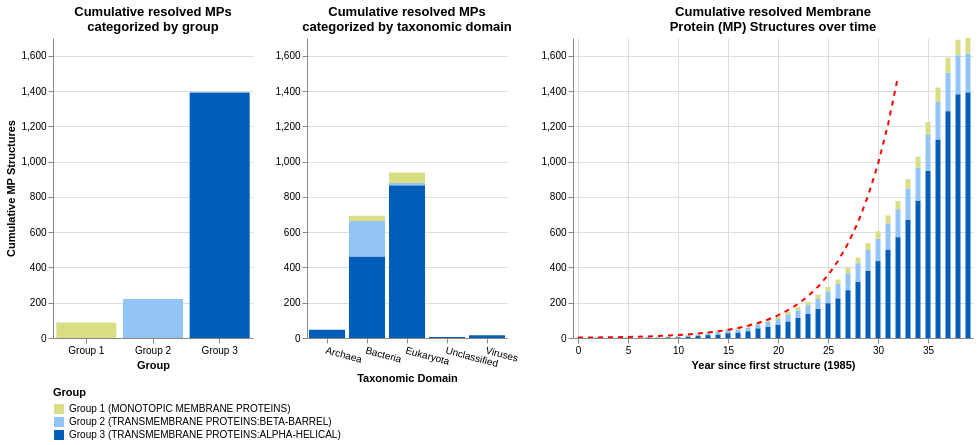

Here is the notebook cell this chart was saved with:
### Markdown cell above
##### Custom Function for multiple Charts

### Code cell
def exp_growth(x, a, b):
    return a * np.exp(b * (x - 20))


def extend_dataframe_with_missing_years(df, groups):
    """
    Extend the dataframe to include missing years with specified groups and labels.

    Parameters:
    df (pd.DataFrame): The original dataframe with at least 'bibliography_year' column.
    groups (dict): A dictionary where keys are group identifiers and values are group labels.

    Returns:
    pd.DataFrame: The extended dataframe including missing years and group information.
    """
    # Identify existing years in the dataframe
    existing_years = df['bibliography_year'].unique()
    min_year, max_year = min(existing_years), max(existing_years)
    all_years = set(range(min_year, max_year + 1))
    missing_years = all_years - set(existing_years)
    
    # Create new entries for missing years
    new_entries = []
    for year in missing_years:
        for group, label in groups.items():
            new_entries.append({
                'bibliography_year': year,
                'group': group,
                'label': label,
                'other_data': None,
                'CumulativeCount': 0
            })
    
    # Convert new entries to DataFrame
    missing_df = pd.DataFrame(new_entries)
    
    # Combine the original DataFrame with the new entries
    df_extended = pd.concat([df, missing_df], ignore_index=True)
    
    # Sort by 'bibliography_year' if needed
    df_extended = df_extended.sort_values(by='bibliography_year').reset_index(drop=True)
    
    return df_extended


def create_combined_chart_cumulative_growths(protein_db, chart_width=1000):
    # Ensure 'group' column exists and update it
    if 'group' not in protein_db.columns:
        raise KeyError("The 'group' column is missing from the DataFrame.")
    
    protein_db['group'] = protein_db['group'].replace({
        'MONOTOPIC MEMBRANE PROTEINS': "Group 1",
        'TRANSMEMBRANE PROTEINS:BETA-BARREL': "Group 2",
        'TRANSMEMBRANE PROTEINS:ALPHA-HELICAL': "Group 3",
    })
    
    # Define group labels and their meanings
    group_labels = {
        "Group 1": 'Group 1 (MONOTOPIC MEMBRANE PROTEINS)',
        "Group 2": 'Group 2 (TRANSMEMBRANE PROTEINS:BETA-BARREL)',
        "Group 3": 'Group 3 (TRANSMEMBRANE PROTEINS:ALPHA-HELICAL)'
    }
    
    # Add a 'label' column for detailed legend information
    protein_db['label'] = protein_db['group'].map(group_labels)
    
    # Define a custom color palette
    color_list = ['#D9DE84', '#93C4F6', '#005EB8']
    unique_group_list = list(protein_db['label'].unique())
    num_colors = len(unique_group_list)
    ordered_list = [
        'Group 1 (MONOTOPIC MEMBRANE PROTEINS)',
        'Group 2 (TRANSMEMBRANE PROTEINS:BETA-BARREL)',
        'Group 3 (TRANSMEMBRANE PROTEINS:ALPHA-HELICAL)'
    ]
    unique_group_list.sort(key=lambda x: ordered_list.index(x))
    custom_palette = alt.Scale(domain=unique_group_list, range=color_list[:num_colors])
    
    # Check if 'label' column was successfully created
    if 'label' not in protein_db.columns:
        raise KeyError("The 'label' column was not created successfully.")
    
    # Group by 'label' and count occurrences
    grouped_data = protein_db.groupby(["label", "group"]).size().reset_index(name='CumulativeCount')
    
    # Group by 'taxonomic domain' and count occurrences
    grouped_data_taxonomic_domain = protein_db[["taxonomic_domain", "label", "group"]].groupby(["taxonomic_domain", "label", "group"]).size().reset_index(name="CumulativeCount")
    
    # Prepare the data for the cumulative chart with exponential fit
    
    # Extend dataframe
    d = pd.crosstab([protein_db["bibliography_year"]], columns=[protein_db["group"], protein_db["label"]]).cumsum()
    d = d.reset_index()
    d = d.melt(
        id_vars=["bibliography_year"], 
        var_name=["group", "label"], 
        value_name="CumulativeCount"
    )
    d = extend_dataframe_with_missing_years(d, group_labels)
    # Convert bibliography_year to an index
    d['index'] = pd.factorize(d['bibliography_year'])[0]
    
    aggregated_df = d.groupby(['index', 'label', 'bibliography_year'])['CumulativeCount'].sum().reset_index()
    combined_df = aggregated_df.groupby(['index', 'bibliography_year'])['CumulativeCount'].sum().reset_index()
    
    # Fit exponential model
    indices = combined_df['index'].values
    cumulative_count = combined_df['CumulativeCount'].values
    
    start_year, end_year = 0, 20
    start_index = np.where(indices == start_year)[0][0]
    end_index = np.where(indices == end_year)[0][0] + 1
    years_fit = indices[start_index:end_index]
    cumulative_count_fit = cumulative_count[start_index:end_index]
    popt, _ = curve_fit(exp_growth, years_fit, cumulative_count_fit, p0=(100, 0.1))
    x_exp = np.arange(min(indices), max(indices) + 1)
    y_exp = exp_growth(x_exp, *popt)
    
    df_fit = pd.DataFrame({'Index': x_exp, 'Fitted Growth': y_exp})
    y_max = cumulative_count.max()
    df_fit = df_fit[df_fit['Fitted Growth'] <= y_max]
    
    # Create a brush selection
    brush = alt.selection_interval(encodings=['x', 'y'])
    unique_group_list = list(protein_db['label'].unique())
    
    # Calculate the available width by subtracting the padding
    padding = 200 
    available_width = chart_width - padding

    chart_width_1 = 0.5*available_width
    chart_width_2 = 0.5*chart_width_1
    
    grouped_bar_chart = alt.Chart(grouped_data).mark_bar().encode(
        x=alt.X(
            'group:N', title='Group', sort=None, axis=alt.Axis(
                labelAngle=0,
                labelLimit=0
            )
        ),
        y=alt.Y('CumulativeCount:Q', title='Cumulative MP Structures', scale=alt.Scale(domain=[0, y_max])),
        color=alt.Color('label:N', scale=custom_palette, legend=alt.Legend(
            title="Group", 
            orient="bottom", 
            labelLimit=0, 
            direction="vertical"
            )
        ),
        tooltip=["label", "CumulativeCount"]
    ).add_params(
        brush
    ).properties(
        title=['Cumulative resolved MPs', ' categorized by group'],
        width=chart_width_2
    )
    
    grouped_bar_chart_taxonomic = alt.Chart(grouped_data_taxonomic_domain).mark_bar().encode(
        x=alt.X(
            'taxonomic_domain:N', title='Taxonomic Domain', sort=None, axis=alt.Axis(
                labelAngle=15,
                labelLimit=0
            ), 
        ),
        y=alt.Y('CumulativeCount:Q', title=None, scale=alt.Scale(domain=[0, y_max])),
        color=alt.Color('label:N', scale=custom_palette, legend=None),
        tooltip=["label", "taxonomic_domain", "CumulativeCount"]
    ).transform_filter(
        brush
    ).properties(
        title=['Cumulative resolved MPs ', 'categorized by taxonomic domain'],
        width=chart_width_2
    ).interactive()
    
    entries_over_time = alt.Chart(d).mark_bar().encode(
        x=alt.X('index:Q', title="Year since first structure (1985)", axis=alt.Axis(labelAngle=0, tickCount=6),
            scale=alt.Scale(domain=[0, d['index'].max()])
        ),
        y=alt.Y('CumulativeCount:Q', title=None, 
                scale=alt.Scale(domain=[0, y_max])
        ),
        color=alt.Color('label:N', scale=custom_palette, legend=None),
        tooltip=[alt.Tooltip('bibliography_year:O'), alt.Tooltip('CumulativeCount:Q'), alt.Tooltip('label'), alt.Tooltip('index:O')]
    ).transform_filter(
        brush
    ).properties(
        width=chart_width_1,
        title=["Cumulative resolved Membrane ", "Protein (MP) Structures over time"]
    ).interactive()
    
    # Add exponential fit line
    line = alt.Chart(df_fit).mark_line(color='red', strokeDash=[5, 5]).encode(
        x=alt.X('Index:Q', title="Year since first structure (1985)", axis=alt.Axis(labelAngle=0, tickCount=6),
            scale=alt.Scale(domain=[0, d['index'].max()])
        ),
        y=alt.Y('Fitted Growth:Q', title='Cumulative MP Structures', 
                scale=alt.Scale(domain=[0, y_max])
            ),
        tooltip=['Index', 'Fitted Growth']
    )
    # Combine the bar chart and the exponential fit line
    chart_with_regression = entries_over_time + line
    
    # Combine both charts into one visualization
    combined_chart = alt.hconcat(
        grouped_bar_chart, 
        grouped_bar_chart_taxonomic,  
        chart_with_regression
    ).configure_view(
        stroke='transparent'
    ).configure_legend(
        orient='bottom',
        offset=2,
        titleOrient='top',
        labelLimit=0
    )

    return combined_chart


grouped_chart = create_combined_chart_cumulative_growths(protein_db)
grouped_chart

### Figure 1 — Vega-Lite specification as saved in the notebook (floating-point values rounded to 4 significant figures)
{"config": {"view": {"continuousWidth": 300, "continuousHeight": 300, "stroke": "transparent"}, "legend": {"labelLimit": 0, "offset": 2, "orient": "bottom", "titleOrient": "top"}}, "hconcat": [{"data": {"name": "data-fe7e653fab90deb132f67144b806b50c"}, "mark": {"type": "bar"}, "encoding": {"color": {"field": "label", "legend": {"direction": "vertical", "labelLimit": 0, "orient": "bottom", "title": "Group"}, "scale": {"domain": ["Group 1 (MONOTOPIC MEMBRANE PROTEINS)", "Group 2 (TRANSMEMBRANE PROTEINS:BETA-BARREL)", "Group 3 (TRANSMEMBRANE PROTEINS:ALPHA-HELICAL)"], "range": ["#D9DE84", "#93C4F6", "#005EB8"]}, "type": "nominal"}, "tooltip": [{"field": "label", "type": "nominal"}, {"field": "CumulativeCount", "type": "quantitative"}], "x": {"axis": {"labelAngle": 0, "labelLimit": 0}, "field": "group", "sort": null, "title": "Group", "type": "nominal"}, "y": {"field": "CumulativeCount", "scale": {"domain": [0, 1701.0]}, "title": "Cumulative MP Structures", "type": "quantitative"}}, "name": "view_16", "title": ["Cumulative resolved MPs", " categorized by group"], "width": 200.0}, {"data": {"name": "data-2677395c22a28812546fabab51c424a5"}, "mark": {"type": "bar"}, "encoding": {"color": {"field": "label", "legend": null, "scale": {"domain": ["Group 1 (MONOTOPIC MEMBRANE PROTEINS)", "Group 2 (TRANSMEMBRANE PROTEINS:BETA-BARREL)", "Group 3 (TRANSMEMBRANE PROTEINS:ALPHA-HELICAL)"], "range": ["#D9DE84", "#93C4F6", "#005EB8"]}, "type": "nominal"}, "tooltip": [{"field": "label", "type": "nominal"}, {"field": "taxonomic_domain", "type": "nominal"}, {"field": "CumulativeCount", "type": "quantitative"}], "x": {"axis": {"labelAngle": 15, "labelLimit": 0}, "field": "taxonomic_domain", "sort": null, "title": "Taxonomic Domain", "type": "nominal"}, "y": {"field": "CumulativeCount", "scale": {"domain": [0, 1701.0]}, "title": null, "type": "quantitative"}}, "name": "view_17", "title": ["Cumulative resolved MPs ", "categorized by taxonomic domain"], "transform": [{"filter": {"param": "param_19"}}], "width": 200.0}, {"layer": [{"data": {"name": "data-cf41cedb69efa93424bb16e116af2f9f"}, "mark": {"type": "bar"}, "encoding": {"color": {"field": "label", "legend": null, "scale": {"domain": ["Group 1 (MONOTOPIC MEMBRANE PROTEINS)", "Group 2 (TRANSMEMBRANE PROTEINS:BETA-BARREL)", "Group 3 (TRANSMEMBRANE PROTEINS:ALPHA-HELICAL)"], "range": ["#D9DE84", "#93C4F6", "#005EB8"]}, "type": "nominal"}, "tooltip": [{"field": "bibliography_year", "type": "ordinal"}, {"field": "CumulativeCount", "type": "quantitative"}, {"field": "label", "type": "nominal"}, {"field": "index", "type": "ordinal"}], "x": {"axis": {"labelAngle": 0, "tickCount": 6}, "field": "index", "scale": {"domain": [0, 39.0]}, "title": "Year since first structure (1985)", "type": "quantitative"}, "y": {"field": "CumulativeCount", "scale": {"domain": [0, 1701.0]}, "title": null, "type": "quantitative"}}, "name": "view_15", "title": ["Cumulative resolved Membrane ", "Protein (MP) Structures over time"], "transform": [{"filter": {"param": "param_19"}}]}, {"data": {"name": "data-43d64379b33cadd5df5d32ba0e8614e4"}, "mark": {"type": "line", "color": "red", "strokeDash": [5, 5]}, "encoding": {"tooltip": [{"field": "Index", "type": "quantitative"}, {"field": "Fitted Growth", "type": "quantitative"}], "x": {"axis": {"labelAngle": 0, "tickCount": 6}, "field": "Index", "scale": {"domain": [0, 39.0]}, "title": "Year since first structure (1985)", "type": "quantitative"}, "y": {"field": "Fitted Growth", "scale": {"domain": [0, 1701.0]}, "title": "Cumulative MP Structures", "type": "quantitative"}}}], "width": 400.0}], "params": [{"name": "param_19", "select": {"type": "interval", "encodings": ["x", "y"]}, "views": ["view_16"]}, {"name": "param_20", "select": {"type": "interval", "encodings": ["x", "y"]}, "bind": "scales", "views": ["view_17"]}, {"name": "param_21", "select": {"type": "interval", "encodings": ["x", "y"]}, "bind": "scales", "views": ["view_15"]}], "$schema": "https://vega.github.io/schema/vega-lite/v5.16.3.json", "datasets": {"data-fe7e653fab90deb132f67144b806b50c": [{"label": "Group 1 (MONOTOPIC MEMBRANE PROTEINS)", "group": "Group 1", "CumulativeCount": 88}, {"label": "Group 2 (TRANSMEMBRANE PROTEINS:BETA-BARREL)", "group": "Group 2", "CumulativeCount": 221}, {"label": "Group 3 (TRANSMEMBRANE PROTEINS:ALPHA-HELICAL)", "group": "Group 3", "CumulativeCount": 1392}], "data-2677395c22a28812546fabab51c424a5": [{"taxonomic_domain": "Archaea", "label": "Group 3 (TRANSMEMBRANE PROTEINS:ALPHA-HELICAL)", "group": "Group 3", "CumulativeCount": 47}, {"taxonomic_domain": "Bacteria", "label": "Group 1 (MONOTOPIC MEMBRANE PROTEINS)", "group": "Group 1", "CumulativeCount": 29}, {"taxonomic_domain": "Bacteria", "label": "Group 2 (TRANSMEMBRANE PROTEINS:BETA-BARREL)", "group": "Group 2", "CumulativeCount": 203}, {"taxonomic_domain": "Bacteria", "label": "Group 3 (TRANSMEMBRANE PROTEINS:ALPHA-HELICAL)", "group": "Group 3", "CumulativeCount": 461}, {"taxonomic_domain": "Eukaryota", "label": "Group 1 (MONOTOPIC MEMBRANE PROTEINS)", "group": "Group 1", "CumulativeCount": 59}, {"taxonomic_domain": "Eukaryota", "label": "Group 2 (TRANSMEMBRANE PROTEINS:BETA-BARREL)", "group": "Group 2", "CumulativeCount": 15}, {"taxonomic_domain": "Eukaryota", "label": "Group 3 (TRANSMEMBRANE PROTEINS:ALPHA-HELICAL)", "group": "Group 3", "CumulativeCount": 864}, {"taxonomic_domain": "Unclassified", "label": "Group 2 (TRANSMEMBRANE PROTEINS:BETA-BARREL)", "group": "Group 2", "CumulativeCount": 1}, {"taxonomic_domain": "Unclassified", "label": "Group 3 (TRANSMEMBRANE PROTEINS:ALPHA-HELICAL)", "group": "Group 3", "CumulativeCount": 5}, {"taxonomic_domain": "Viruses", "label": "Group 2 (TRANSMEMBRANE PROTEINS:BETA-BARREL)", "group": "Group 2", "CumulativeCount": 1}, {"taxonomic_domain": "Viruses", "label": "Group 3 (TRANSMEMBRANE PROTEINS:ALPHA-HELICAL)", "group": "Group 3", "CumulativeCount": 15}], "data-cf41cedb69efa93424bb16e116af2f9f": [{"bibliography_year": 1985, "group": "Group 1", "label": "Group 1 (MONOTOPIC MEMBRANE PROTEINS)", "CumulativeCount": 0, "other_data": NaN, "index": 0}, {"bibliography_year": 1985, "group": "Group 3", "label": "Group 3 (TRANSMEMBRANE PROTEINS:ALPHA-HELICAL)", "CumulativeCount": 1, "other_data": NaN, "index": 0}, {"bibliography_year": 1985, "group": "Group 2", "label": "Group 2 (TRANSMEMBRANE PROTEINS:BETA-BARREL)", "CumulativeCount": 0, "other_data": NaN, "index": 0}, {"bibliography_year": 1986, "group": "Group 2", "label": "Group 2 (TRANSMEMBRANE PROTEINS:BETA-BARREL)", "CumulativeCount": 0, "other_data": NaN, "index": 1}, {"bibliography_year": 1986, "group": "Group 1", "label": "Group 1 (MONOTOPIC MEMBRANE PROTEINS)", "CumulativeCount": 0, "other_data": NaN, "index": 1}, {"bibliography_year": 1986, "group": "Group 3", "label": "Group 3 (TRANSMEMBRANE PROTEINS:ALPHA-HELICAL)", "CumulativeCount": 0, "other_data": NaN, "index": 1}, {"bibliography_year": 1987, "group": "Group 1", "label": "Group 1 (MONOTOPIC MEMBRANE PROTEINS)", "CumulativeCount": 0, "other_data": NaN, "index": 2}, {"bibliography_year": 1987, "group": "Group 3", "label": "Group 3 (TRANSMEMBRANE PROTEINS:ALPHA-HELICAL)", "CumulativeCount": 2, "other_data": NaN, "index": 2}, {"bibliography_year": 1987, "group": "Group 2", "label": "Group 2 (TRANSMEMBRANE PROTEINS:BETA-BARREL)", "CumulativeCount": 0, "other_data": NaN, "index": 2}, {"bibliography_year": 1988, "group": "Group 1", "label": "Group 1 (MONOTOPIC MEMBRANE PROTEINS)", "CumulativeCount": 0, "other_data": NaN, "index": 3}, {"bibliography_year": 1988, "group": "Group 3", "label": "Group 3 (TRANSMEMBRANE PROTEINS:ALPHA-HELICAL)", "CumulativeCount": 0, "other_data": NaN, "index": 3}, {"bibliography_year": 1988, "group": "Group 2", "label": "Group 2 (TRANSMEMBRANE PROTEINS:BETA-BARREL)", "CumulativeCount": 0, "other_data": NaN, "index": 3}, {"bibliography_year": 1989, "group": "Group 1", "label": "Group 1 (MONOTOPIC MEMBRANE PROTEINS)", "CumulativeCount": 0, "other_data": NaN, "index": 4}, {"bibliography_year": 1989, "group": "Group 2", "label": "Group 2 (TRANSMEMBRANE PROTEINS:BETA-BARREL)", "CumulativeCount": 0, "other_data": NaN, "index": 4}, {"bibliography_year": 1989, "group": "Group 3", "label": "Group 3 (TRANSMEMBRANE PROTEINS:ALPHA-HELICAL)", "CumulativeCount": 0, "other_data": NaN, "index": 4}, {"bibliography_year": 1990, "group": "Group 1", "label": "Group 1 (MONOTOPIC MEMBRANE PROTEINS)", "CumulativeCount": 1, "other_data": NaN, "index": 5}, {"bibliography_year": 1990, "group": "Group 3", "label": "Group 3 (TRANSMEMBRANE PROTEINS:ALPHA-HELICAL)", "CumulativeCount": 2, "other_data": NaN, "index": 5}, {"bibliography_year": 1990, "group": "Group 2", "label": "Group 2 (TRANSMEMBRANE PROTEINS:BETA-BARREL)", "CumulativeCount": 0, "other_data": NaN, "index": 5}, {"bibliography_year": 1991, "group": "Group 2", "label": "Group 2 (TRANSMEMBRANE PROTEINS:BETA-BARREL)", "CumulativeCount": 0, "other_data": NaN, "index": 6}, {"bibliography_year": 1991, "group": "Group 1", "label": "Group 1 (MONOTOPIC MEMBRANE PROTEINS)", "CumulativeCount": 0, "other_data": NaN, "index": 6}, {"bibliography_year": 1991, "group": "Group 3", "label": "Group 3 (TRANSMEMBRANE PROTEINS:ALPHA-HELICAL)", "CumulativeCount": 0, "other_data": NaN, "index": 6}, {"bibliography_year": 1992, "group": "Group 2", "label": "Group 2 (TRANSMEMBRANE PROTEINS:BETA-BARREL)", "CumulativeCount": 3, "other_data": NaN, "index": 7}, {"bibliography_year": 1992, "group": "Group 3", "label": "Group 3 (TRANSMEMBRANE PROTEINS:ALPHA-HELICAL)", "CumulativeCount": 2, "other_data": NaN, "index": 7}, {"bibliography_year": 1992, "group": "Group 1", "label": "Group 1 (MONOTOPIC MEMBRANE PROTEINS)", "CumulativeCount": 1, "other_data": NaN, "index": 7}, {"bibliography_year": 1993, "group": "Group 3", "label": "Group 3 (TRANSMEMBRANE PROTEINS:ALPHA-HELICAL)", "CumulativeCount": 2, "other_data": NaN, "index": 8}, {"bibliography_year": 1993, "group": "Group 2", "label": "Group 2 (TRANSMEMBRANE PROTEINS:BETA-BARREL)", "CumulativeCount": 3, "other_data": NaN, "index": 8}, {"bibliography_year": 1993, "group": "Group 1", "label": "Group 1 (MONOTOPIC MEMBRANE PROTEINS)", "CumulativeCount": 2, "other_data": NaN, "index": 8}, {"bibliography_year": 1994, "group": "Group 2", "label": "Group 2 (TRANSMEMBRANE PROTEINS:BETA-BARREL)", "CumulativeCount": 4, "other_data": NaN, "index": 9}, {"bibliography_year": 1994, "group": "Group 3", "label": "Group 3 (TRANSMEMBRANE PROTEINS:ALPHA-HELICAL)", "CumulativeCount": 3, "other_data": NaN, "index": 9}, {"bibliography_year": 1994, "group": "Group 1", "label": "Group 1 (MONOTOPIC MEMBRANE PROTEINS)", "CumulativeCount": 3, "other_data": NaN, "index": 9}, {"bibliography_year": 1995, "group": "Group 1", "label": "Group 1 (MONOTOPIC MEMBRANE PROTEINS)", "CumulativeCount": 3, "other_data": NaN, "index": 10}, {"bibliography_year": 1995, "group": "Group 3", "label": "Group 3 (TRANSMEMBRANE PROTEINS:ALPHA-HELICAL)", "CumulativeCount": 4, "other_data": NaN, "index": 10}, {"bibliography_year": 1995, "group": "Group 2", "label": "Group 2 (TRANSMEMBRANE PROTEINS:BETA-BARREL)", "CumulativeCount": 5, "other_data": NaN, "index": 10}, {"bibliography_year": 1996, "group": "Group 1", "label": "Group 1 (MONOTOPIC MEMBRANE PROTEINS)", "CumulativeCount": 5, "other_data": NaN, "index": 11}, {"bibliography_year": 1996, "group": "Group 2", "label": "Group 2 (TRANSMEMBRANE PROTEINS:BETA-BARREL)", "CumulativeCount": 6, "other_data": NaN, "index": 11}, {"bibliography_year": 1996, "group": "Group 3", "label": "Group 3 (TRANSMEMBRANE PROTEINS:ALPHA-HELICAL)", "CumulativeCount": 7, "other_data": NaN, "index": 11}, {"bibliography_year": 1997, "group": "Group 1", "label": "Group 1 (MONOTOPIC MEMBRANE PROTEINS)", "CumulativeCount": 7, "other_data": NaN, "index": 12}, {"bibliography_year": 1997, "group": "Group 3", "label": "Group 3 (TRANSMEMBRANE PROTEINS:ALPHA-HELICAL)", "CumulativeCount": 11, "other_data": NaN, "index": 12}, {"bibliography_year": 1997, "group": "Group 2", "label": "Group 2 (TRANSMEMBRANE PROTEINS:BETA-BARREL)", "CumulativeCount": 8, "other_data": NaN, "index": 12}, {"bibliography_year": 1998, "group": "Group 2", "label": "Group 2 (TRANSMEMBRANE PROTEINS:BETA-BARREL)", "CumulativeCount": 11, "other_data": NaN, "index": 13}, {"bibliography_year": 1998, "group": "Group 3", "label": "Group 3 (TRANSMEMBRANE PROTEINS:ALPHA-HELICAL)", "CumulativeCount": 16, "other_data": NaN, "index": 13}, {"bibliography_year": 1998, "group": "Group 1", "label": "Group 1 (MONOTOPIC MEMBRANE PROTEINS)", "CumulativeCount": 8, "other_data": NaN, "index": 13}, {"bibliography_year": 1999, "group": "Group 1", "label": "Group 1 (MONOTOPIC MEMBRANE PROTEINS)", "CumulativeCount": 9, "other_data": NaN, "index": 14}, {"bibliography_year": 1999, "group": "Group 2", "label": "Group 2 (TRANSMEMBRANE PROTEINS:BETA-BARREL)", "CumulativeCount": 15, "other_data": NaN, "index": 14}, {"bibliography_year": 1999, "group": "Group 3", "label": "Group 3 (TRANSMEMBRANE PROTEINS:ALPHA-HELICAL)", "CumulativeCount": 18, "other_data": NaN, "index": 14}, {"bibliography_year": 2000, "group": "Group 1", "label": "Group 1 (MONOTOPIC MEMBRANE PROTEINS)", "CumulativeCount": 9, "other_data": NaN, "index": 15}, {"bibliography_year": 2000, "group": "Group 2", "label": "Group 2 (TRANSMEMBRANE PROTEINS:BETA-BARREL)", "CumulativeCount": 17, "other_data": NaN, "index": 15}, {"bibliography_year": 2000, "group": "Group 3", "label": "Group 3 (TRANSMEMBRANE PROTEINS:ALPHA-HELICAL)", "CumulativeCount": 27, "other_data": NaN, "index": 15}, {"bibliography_year": 2001, "group": "Group 1", "label": "Group 1 (MONOTOPIC MEMBRANE PROTEINS)", "CumulativeCount": 10, "other_data": NaN, "index": 16}, {"bibliography_year": 2001, "group": "Group 2", "label": "Group 2 (TRANSMEMBRANE PROTEINS:BETA-BARREL)", "CumulativeCount": 18, "other_data": NaN, "index": 16}, {"bibliography_year": 2001, "group": "Group 3", "label": "Group 3 (TRANSMEMBRANE PROTEINS:ALPHA-HELICAL)", "CumulativeCount": 30, "other_data": NaN, "index": 16}, {"bibliography_year": 2002, "group": "Group 2", "label": "Group 2 (TRANSMEMBRANE PROTEINS:BETA-BARREL)", "CumulativeCount": 21, "other_data": NaN, "index": 17}, {"bibliography_year": 2002, "group": "Group 1", "label": "Group 1 (MONOTOPIC MEMBRANE PROTEINS)", "CumulativeCount": 12, "other_data": NaN, "index": 17}, {"bibliography_year": 2002, "group": "Group 3", "label": "Group 3 (TRANSMEMBRANE PROTEINS:ALPHA-HELICAL)", "CumulativeCount": 38, "other_data": NaN, "index": 17}, {"bibliography_year": 2003, "group": "Group 1", "label": "Group 1 (MONOTOPIC MEMBRANE PROTEINS)", "CumulativeCount": 12, "other_data": NaN, "index": 18}, {"bibliography_year": 2003, "group": "Group 2", "label": "Group 2 (TRANSMEMBRANE PROTEINS:BETA-BARREL)", "CumulativeCount": 23, "other_data": NaN, "index": 18}, {"bibliography_year": 2003, "group": "Group 3", "label": "Group 3 (TRANSMEMBRANE PROTEINS:ALPHA-HELICAL)", "CumulativeCount": 54, "other_data": NaN, "index": 18}, {"bibliography_year": 2004, "group": "Group 1", "label": "Group 1 (MONOTOPIC MEMBRANE PROTEINS)", "CumulativeCount": 14, "other_data": NaN, "index": 19}, {"bibliography_year": 2004, "group": "Group 3", "label": "Group 3 (TRANSMEMBRANE PROTEINS:ALPHA-HELICAL)", "CumulativeCount": 63, "other_data": NaN, "index": 19}, {"bibliography_year": 2004, "group": "Group 2", "label": "Group 2 (TRANSMEMBRANE PROTEINS:BETA-BARREL)", "CumulativeCount": 28, "other_data": NaN, "index": 19}, {"bibliography_year": 2005, "group": "Group 3", "label": "Group 3 (TRANSMEMBRANE PROTEINS:ALPHA-HELICAL)", "CumulativeCount": 76, "other_data": NaN, "index": 20}, {"bibliography_year": 2005, "group": "Group 1", "label": "Group 1 (MONOTOPIC MEMBRANE PROTEINS)", "CumulativeCount": 16, "other_data": NaN, "index": 20}, {"bibliography_year": 2005, "group": "Group 2", "label": "Group 2 (TRANSMEMBRANE PROTEINS:BETA-BARREL)", "CumulativeCount": 31, "other_data": NaN, "index": 20}, {"bibliography_year": 2006, "group": "Group 3", "label": "Group 3 (TRANSMEMBRANE PROTEINS:ALPHA-HELICAL)", "CumulativeCount": 94, "other_data": NaN, "index": 21}, {"bibliography_year": 2006, "group": "Group 1", "label": "Group 1 (MONOTOPIC MEMBRANE PROTEINS)", "CumulativeCount": 16, "other_data": NaN, "index": 21}, {"bibliography_year": 2006, "group": "Group 2", "label": "Group 2 (TRANSMEMBRANE PROTEINS:BETA-BARREL)", "CumulativeCount": 37, "other_data": NaN, "index": 21}, {"bibliography_year": 2007, "group": "Group 3", "label": "Group 3 (TRANSMEMBRANE PROTEINS:ALPHA-HELICAL)", "CumulativeCount": 114, "other_data": NaN, "index": 22}, {"bibliography_year": 2007, "group": "Group 1", "label": "Group 1 (MONOTOPIC MEMBRANE PROTEINS)", "CumulativeCount": 18, "other_data": NaN, "index": 22}, {"bibliography_year": 2007, "group": "Group 2", "label": "Group 2 (TRANSMEMBRANE PROTEINS:BETA-BARREL)", "CumulativeCount": 43, "other_data": NaN, "index": 22}, {"bibliography_year": 2008, "group": "Group 3", "label": "Group 3 (TRANSMEMBRANE PROTEINS:ALPHA-HELICAL)", "CumulativeCount": 137, "other_data": NaN, "index": 23}, {"bibliography_year": 2008, "group": "Group 1", "label": "Group 1 (MONOTOPIC MEMBRANE PROTEINS)", "CumulativeCount": 19, "other_data": NaN, "index": 23}, {"bibliography_year": 2008, "group": "Group 2", "label": "Group 2 (TRANSMEMBRANE PROTEINS:BETA-BARREL)", "CumulativeCount": 49, "other_data": NaN, "index": 23}, {"bibliography_year": 2009, "group": "Group 3", "label": "Group 3 (TRANSMEMBRANE PROTEINS:ALPHA-HELICAL)", "CumulativeCount": 166, "other_data": NaN, "index": 24}, {"bibliography_year": 2009, "group": "Group 1", "label": "Group 1 (MONOTOPIC MEMBRANE PROTEINS)", "CumulativeCount": 23, "other_data": NaN, "index": 24}, {"bibliography_year": 2009, "group": "Group 2", "label": "Group 2 (TRANSMEMBRANE PROTEINS:BETA-BARREL)", "CumulativeCount": 57, "other_data": NaN, "index": 24}, {"bibliography_year": 2010, "group": "Group 2", "label": "Group 2 (TRANSMEMBRANE PROTEINS:BETA-BARREL)", "CumulativeCount": 68, "other_data": NaN, "index": 25}, {"bibliography_year": 2010, "group": "Group 3", "label": "Group 3 (TRANSMEMBRANE PROTEINS:ALPHA-HELICAL)", "CumulativeCount": 197, "other_data": NaN, "index": 25}, {"bibliography_year": 2010, "group": "Group 1", "label": "Group 1 (MONOTOPIC MEMBRANE PROTEINS)", "CumulativeCount": 24, "other_data": NaN, "index": 25}, {"bibliography_year": 2011, "group": "Group 2", "label": "Group 2 (TRANSMEMBRANE PROTEINS:BETA-BARREL)", "CumulativeCount": 83, "other_data": NaN, "index": 26}, {"bibliography_year": 2011, "group": "Group 3", "label": "Group 3 (TRANSMEMBRANE PROTEINS:ALPHA-HELICAL)", "CumulativeCount": 224, "other_data": NaN, "index": 26}, {"bibliography_year": 2011, "group": "Group 1", "label": "Group 1 (MONOTOPIC MEMBRANE PROTEINS)", "CumulativeCount": 25, "other_data": NaN, "index": 26}, {"bibliography_year": 2012, "group": "Group 3", "label": "Group 3 (TRANSMEMBRANE PROTEINS:ALPHA-HELICAL)", "CumulativeCount": 271, "other_data": NaN, "index": 27}, {"bibliography_year": 2012, "group": "Group 2", "label": "Group 2 (TRANSMEMBRANE PROTEINS:BETA-BARREL)", "CumulativeCount": 97, "other_data": NaN, "index": 27}, {"bibliography_year": 2012, "group": "Group 1", "label": "Group 1 (MONOTOPIC MEMBRANE PROTEINS)", "CumulativeCount": 31, "other_data": NaN, "index": 27}, {"bibliography_year": 2013, "group": "Group 3", "label": "Group 3 (TRANSMEMBRANE PROTEINS:ALPHA-HELICAL)", "CumulativeCount": 319, "other_data": NaN, "index": 28}, {"bibliography_year": 2013, "group": "Group 1", "label": "Group 1 (MONOTOPIC MEMBRANE PROTEINS)", "CumulativeCount": 33, "other_data": NaN, "index": 28}, {"bibliography_year": 2013, "group": "Group 2", "label": "Group 2 (TRANSMEMBRANE PROTEINS:BETA-BARREL)", "CumulativeCount": 105, "other_data": NaN, "index": 28}, {"bibliography_year": 2014, "group": "Group 3", "label": "Group 3 (TRANSMEMBRANE PROTEINS:ALPHA-HELICAL)", "CumulativeCount": 381, "other_data": NaN, "index": 29}, {"bibliography_year": 2014, "group": "Group 1", "label": "Group 1 (MONOTOPIC MEMBRANE PROTEINS)", "CumulativeCount": 38, "other_data": NaN, "index": 29}, {"bibliography_year": 2014, "group": "Group 2", "label": "Group 2 (TRANSMEMBRANE PROTEINS:BETA-BARREL)", "CumulativeCount": 118, "other_data": NaN, "index": 29}, {"bibliography_year": 2015, "group": "Group 2", "label": "Group 2 (TRANSMEMBRANE PROTEINS:BETA-BARREL)", "CumulativeCount": 127, "other_data": NaN, "index": 30}, {"bibliography_year": 2015, "group": "Group 3", "label": "Group 3 (TRANSMEMBRANE PROTEINS:ALPHA-HELICAL)", "CumulativeCount": 436, "other_data": NaN, "index": 30}, {"bibliography_year": 2015, "group": "Group 1", "label": "Group 1 (MONOTOPIC MEMBRANE PROTEINS)", "CumulativeCount": 42, "other_data": NaN, "index": 30}, {"bibliography_year": 2016, "group": "Group 1", "label": "Group 1 (MONOTOPIC MEMBRANE PROTEINS)", "CumulativeCount": 47, "other_data": NaN, "index": 31}, {"bibliography_year": 2016, "group": "Group 2", "label": "Group 2 (TRANSMEMBRANE PROTEINS:BETA-BARREL)", "CumulativeCount": 148, "other_data": NaN, "index": 31}, {"bibliography_year": 2016, "group": "Group 3", "label": "Group 3 (TRANSMEMBRANE PROTEINS:ALPHA-HELICAL)", "CumulativeCount": 500, "other_data": NaN, "index": 31}, {"bibliography_year": 2017, "group": "Group 2", "label": "Group 2 (TRANSMEMBRANE PROTEINS:BETA-BARREL)", "CumulativeCount": 159, "other_data": NaN, "index": 32}, {"bibliography_year": 2017, "group": "Group 1", "label": "Group 1 (MONOTOPIC MEMBRANE PROTEINS)", "CumulativeCount": 47, "other_data": NaN, "index": 32}, {"bibliography_year": 2017, "group": "Group 3", "label": "Group 3 (TRANSMEMBRANE PROTEINS:ALPHA-HELICAL)", "CumulativeCount": 571, "other_data": NaN, "index": 32}, {"bibliography_year": 2018, "group": "Group 1", "label": "Group 1 (MONOTOPIC MEMBRANE PROTEINS)", "CumulativeCount": 54, "other_data": NaN, "index": 33}, {"bibliography_year": 2018, "group": "Group 3", "label": "Group 3 (TRANSMEMBRANE PROTEINS:ALPHA-HELICAL)", "CumulativeCount": 669, "other_data": NaN, "index": 33}, {"bibliography_year": 2018, "group": "Group 2", "label": "Group 2 (TRANSMEMBRANE PROTEINS:BETA-BARREL)", "CumulativeCount": 177, "other_data": NaN, "index": 33}, {"bibliography_year": 2019, "group": "Group 3", "label": "Group 3 (TRANSMEMBRANE PROTEINS:ALPHA-HELICAL)", "CumulativeCount": 780, "other_data": NaN, "index": 34}, {"bibliography_year": 2019, "group": "Group 2", "label": "Group 2 (TRANSMEMBRANE PROTEINS:BETA-BARREL)", "CumulativeCount": 187, "other_data": NaN, "index": 34}, {"bibliography_year": 2019, "group": "Group 1", "label": "Group 1 (MONOTOPIC MEMBRANE PROTEINS)", "CumulativeCount": 61, "other_data": NaN, "index": 34}, {"bibliography_year": 2020, "group": "Group 3", "label": "Group 3 (TRANSMEMBRANE PROTEINS:ALPHA-HELICAL)", "CumulativeCount": 949, "other_data": NaN, "index": 35}, {"bibliography_year": 2020, "group": "Group 2", "label": "Group 2 (TRANSMEMBRANE PROTEINS:BETA-BARREL)", "CumulativeCount": 205, "other_data": NaN, "index": 35}, {"bibliography_year": 2020, "group": "Group 1", "label": "Group 1 (MONOTOPIC MEMBRANE PROTEINS)", "CumulativeCount": 70, "other_data": NaN, "index": 35}, {"bibliography_year": 2021, "group": "Group 3", "label": "Group 3 (TRANSMEMBRANE PROTEINS:ALPHA-HELICAL)", "CumulativeCount": 1126, "other_data": NaN, "index": 36}, {"bibliography_year": 2021, "group": "Group 2", "label": "Group 2 (TRANSMEMBRANE PROTEINS:BETA-BARREL)", "CumulativeCount": 212, "other_data": NaN, "index": 36}, {"bibliography_year": 2021, "group": "Group 1", "label": "Group 1 (MONOTOPIC MEMBRANE PROTEINS)", "CumulativeCount": 82, "other_data": NaN, "index": 36}, {"bibliography_year": 2022, "group": "Group 2", "label": "Group 2 (TRANSMEMBRANE PROTEINS:BETA-BARREL)", "CumulativeCount": 218, "other_data": NaN, "index": 37}, {"bibliography_year": 2022, "group": "Group 3", "label": "Group 3 (TRANSMEMBRANE PROTEINS:ALPHA-HELICAL)", "CumulativeCount": 1286, "other_data": NaN, "index": 37}, {"bibliography_year": 2022, "group": "Group 1", "label": "Group 1 (MONOTOPIC MEMBRANE PROTEINS)", "CumulativeCount": 86, "other_data": NaN, "index": 37}, {"bibliography_year": 2023, "group": "Group 3", "label": "Group 3 (TRANSMEMBRANE PROTEINS:ALPHA-HELICAL)", "CumulativeCount": 1382, "other_data": NaN, "index": 38}, {"bibliography_year": 2023, "group": "Group 1", "label": "Group 1 (MONOTOPIC MEMBRANE PROTEINS)", "CumulativeCount": 88, "other_data": NaN, "index": 38}, {"bibliography_year": 2023, "group": "Group 2", "label": "Group 2 (TRANSMEMBRANE PROTEINS:BETA-BARREL)", "CumulativeCount": 221, "other_data": NaN, "index": 38}, {"bibliography_year": 2024, "group": "Group 2", "label": "Group 2 (TRANSMEMBRANE PROTEINS:BETA-BARREL)", "CumulativeCount": 221, "other_data": NaN, "index": 39}, {"bibliography_year": 2024, "group": "Group 1", "label": "Group 1 (MONOTOPIC MEMBRANE PROTEINS)", "CumulativeCount": 88, "other_data": NaN, "index": 39}, {"bibliography_year": 2024, "group": "Group 3", "label": "Group 3 (TRANSMEMBRANE PROTEINS:ALPHA-HELICAL)", "CumulativeCount": 1392, "other_data": NaN, "index": 39}], "data-43d64379b33cadd5df5d32ba0e8614e4": [{"Index": 0, "Fitted Growth": 2.181}, {"Index": 1, "Fitted Growth": 2.674}, {"Index": 2, "Fitted Growth": 3.278}, {"Index": 3, "Fitted Growth": 4.019}, {"Index": 4, "Fitted Growth": 4.928}, {"Index": 5, "Fitted Growth": 6.042}, {"Index": 6, "Fitted Growth": 7.408}, {"Index": 7, "Fitted Growth": 9.082}, {"Index": 8, "Fitted Growth": 11.14}, {"Index": 9, "Fitted Growth": 13.65}, {"Index": 10, "Fitted Growth": 16.74}, {"Index": 11, "Fitted Growth": 20.52}, {"Index": 12, "Fitted Growth": 25.16}, {"Index": 13, "Fitted Growth": 30.85}, {"Index": 14, "Fitted Growth": 37.83}, {"Index": 15, "Fitted Growth": 46.38}, {"Index": 16, "Fitted Growth": 56.86}, {"Index": 17, "Fitted Growth": 69.72}, {"Index": 18, "Fitted Growth": 85.48}, {"Index": 19, "Fitted Growth": 104.8}, {"Index": 20, "Fitted Growth": 128.5}, {"Index": 21, "Fitted Growth": 157.5}, {"Index": 22, "Fitted Growth": 193.2}, {"Index": 23, "Fitted Growth": 236.8}, {"Index": 24, "Fitted Growth": 290.4}, {"Index": 25, "Fitted Growth": 356.0}, {"Index": 26, "Fitted Growth": 436.5}, {"Index": 27, "Fitted Growth": 535.2}, {"Index": 28, "Fitted Growth": 656.2}, {"Index": 29, "Fitted Growth": 804.5}, {"Index": 30, "Fitted Growth": 986.4}, {"Index": 31, "Fitted Growth": 1209.0}, {"Index": 32, "Fitted Growth": 1483.0}]}}
